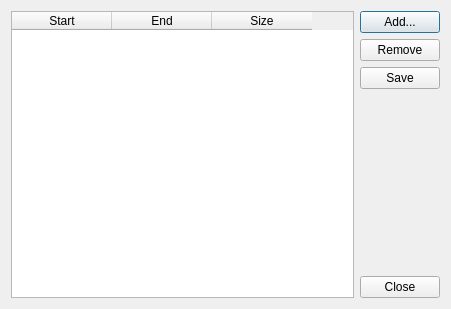
<?xml version="1.0" encoding="UTF-8"?>
<ui version="4.0">
 <class>MemoryManagerDialog</class>
 <widget class="QDialog" name="MemoryManagerDialog">
  <property name="windowModality">
   <enum>Qt::ApplicationModal</enum>
  </property>
  <property name="geometry">
   <rect>
    <x>0</x>
    <y>0</y>
    <width>451</width>
    <height>309</height>
   </rect>
  </property>
  <property name="windowTitle">
   <string>Memory Manager</string>
  </property>
  <layout class="QGridLayout" name="gridLayout">
   <item row="0" column="0">
    <layout class="QHBoxLayout" name="horizontalLayout">
     <item>
      <widget class="QTableWidget" name="memoryList">
       <property name="editTriggers">
        <set>QAbstractItemView::NoEditTriggers</set>
       </property>
       <property name="alternatingRowColors">
        <bool>true</bool>
       </property>
       <property name="selectionMode">
        <enum>QAbstractItemView::SingleSelection</enum>
       </property>
       <property name="selectionBehavior">
        <enum>QAbstractItemView::SelectRows</enum>
       </property>
       <column>
        <property name="text">
         <string>Start</string>
        </property>
       </column>
       <column>
        <property name="text">
         <string>End</string>
        </property>
       </column>
       <column>
        <property name="text">
         <string>Size</string>
        </property>
       </column>
      </widget>
     </item>
     <item>
      <layout class="QVBoxLayout" name="verticalLayout">
       <item>
        <widget class="QPushButton" name="addButton">
         <property name="text">
          <string>Add...</string>
         </property>
        </widget>
       </item>
       <item>
        <widget class="QPushButton" name="removeButton">
         <property name="text">
          <string>Remove</string>
         </property>
        </widget>
       </item>
       <item>
        <widget class="QPushButton" name="saveButton">
         <property name="text">
          <string>Save</string>
         </property>
        </widget>
       </item>
       <item>
        <spacer name="verticalSpacer">
         <property name="orientation">
          <enum>Qt::Vertical</enum>
         </property>
         <property name="sizeHint" stdset="0">
          <size>
           <width>20</width>
           <height>40</height>
          </size>
         </property>
        </spacer>
       </item>
       <item>
        <widget class="QPushButton" name="closeButton">
         <property name="text">
          <string>Close</string>
         </property>
        </widget>
       </item>
      </layout>
     </item>
    </layout>
   </item>
  </layout>
 </widget>
 <resources/>
 <connections>
  <connection>
   <sender>closeButton</sender>
   <signal>clicked()</signal>
   <receiver>MemoryManagerDialog</receiver>
   <slot>accept()</slot>
   <hints>
    <hint type="sourcelabel">
     <x>360</x>
     <y>289</y>
    </hint>
    <hint type="destinationlabel">
     <x>209</x>
     <y>159</y>
    </hint>
   </hints>
  </connection>
 </connections>
</ui>
